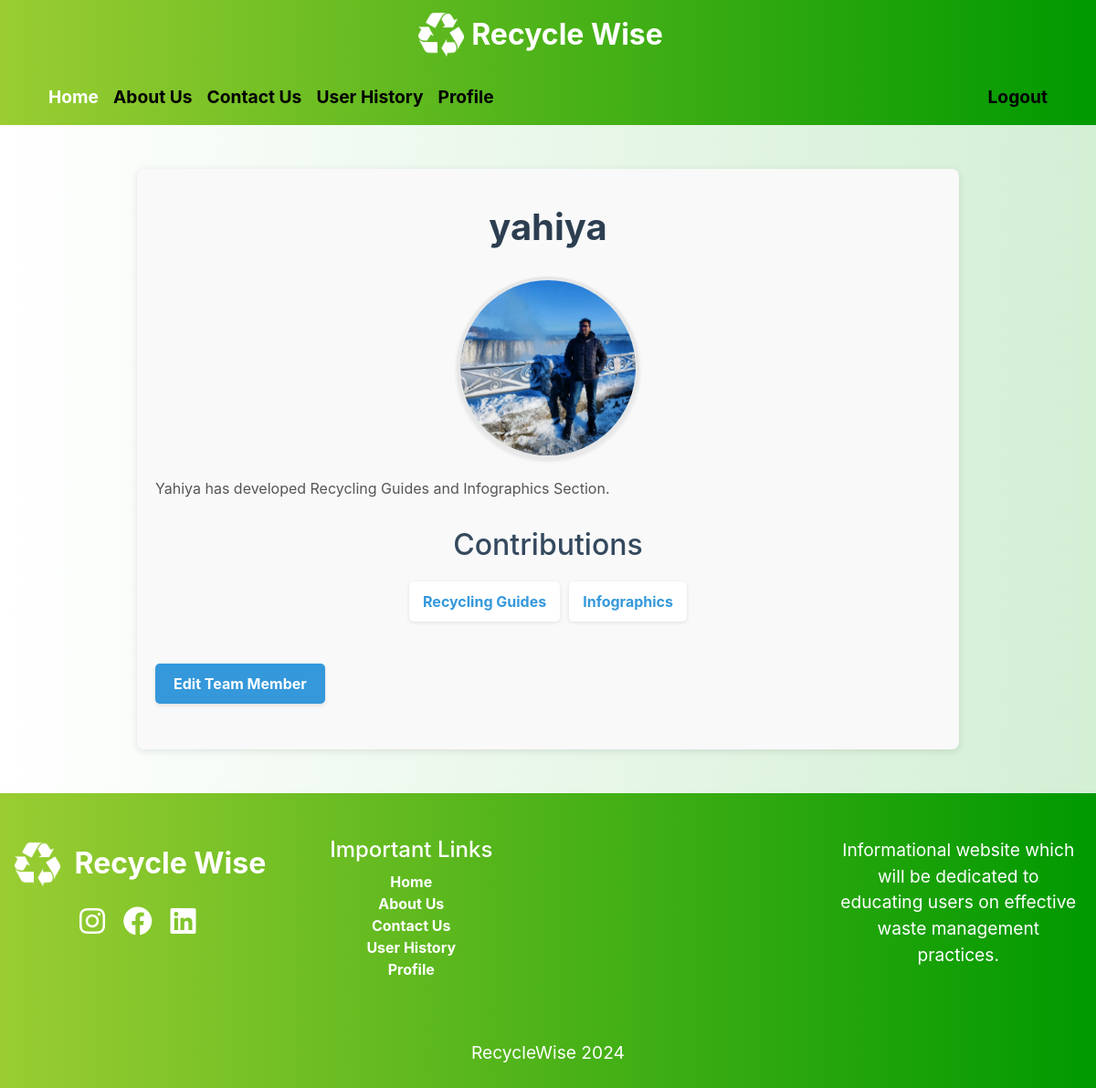
The page /aboutus/team/6/ (signed in) on the database its author committed.
### aboutus/models.py (models this page shows, shortened)
class TeamMember(models.Model):
    user = models.OneToOneField(User, on_delete=models.CASCADE)
    bio = models.TextField()
    image = models.ImageField(upload_to='team_members/', blank=True, null=True)  # New field
    sections = models.ManyToManyField(Section, related_name='team_members')

class Section(models.Model):
    name = models.CharField(max_length=100)
    description = models.TextField()

### aboutus/views.py (the view)
# urls.py: path('team/<int:pk>/', views.team_member_detail, name='team_member_detail'),
@login_required
def team_member_detail(request, pk):
    member = get_object_or_404(TeamMember, pk=pk)
    return render(request, 'aboutus/team_member_detail.html', {'member': member})

### templates/aboutus/team_member_detail.html
{% extends 'base.html' %}
{% block content %}
    {% load static %}
    <link rel="stylesheet" href="{% static 'css/team_member_detail.css' %}">
    <div class="container-fluid py-5">
    <div class="team-member-detail">
        <h1 class="page-title wow animate__animated animate__slideInUp" data-wow-duration="1s">{{ member.user.username }}</h1>
        <div class="profile-picture-container">
            {% if member.image %}
            <img src="{{ member.image.url }}" alt="{{ member.user.username }}'s profile picture" class="profile-picture wow animate__animated animate__zoomIn" data-wow-duration="1s" width="200" height="200"/>
            {% else %}
            <img src="{% static 'default-profile.png' %}" alt="Default profile picture" class="profile-picture" width="200" height="200"/>
            {% endif %}
        </div>
        <p class="member-bio wow animate__animated animate__slideInUp" data-wow-duration="1s">{{ member.bio }}</p>
        <h2>Contributions</h2>
        <ul class="contributions-list">
            {% for section in member.sections.all %}
            <li><a href="{% url 'section_detail' section.pk %}">{{ section.name }}</a></li>
            {% endfor %}
        </ul>
        <a href="{% url 'edit_team_member' member.pk %}" class="edit-link wow animate__animated animate__zoomIn" data-wow-duration="2s">Edit Team Member</a>
    </div>
    </div>
{% endblock %}

### static/css/base.css (style rules this page uses)
h1 { color: #000; font-size: 2.5em; }
p { color: #000; font-size: 1.2em; }
.wow { visibility: hidden; }

### static/css/team_member_detail.css (style rules this page uses)
.page-title { font-size: 2.5rem; color: #2c3e50; text-align: center; margin-bottom: 30px; font-weight: bold; margin-top: 20px; }
.team-member-detail { max-width: 900px; margin: 0 auto; padding: 20px; background-color: #f9f9f9; border-radius: 8px; box-shadow: 0 2px 8px rgba(0, 0, 0, 0.1); overflow: hidden; }
.profile-picture-container { display: flex; justify-content: center; margin-bottom: 20px; }
.profile-picture { width: 200px; height: 200px; border-radius: 50%; border: 4px solid #e7e7e7; box-shadow: 0 2px 4px rgba(0, 0, 0, 0.1); transition: transform 0.3s ease; }
.member-bio { font-size: 1rem; color: #555; line-height: 1.6; margin: 0 0 20px; text-align: justify; }
h2 { font-size: 2rem; color: #34495e; margin-top: 30px; text-align: center; }
.contributions-list { list-style-type: none; padding: 0; display: flex; flex-wrap: wrap; justify-content: center; gap: 10px; margin-top: 20px; }
.contributions-list li { background-color: #ffffff; border-radius: 5px; box-shadow: 0 1px 4px rgba(0, 0, 0, 0.1); transition: transform 0.3s ease, box-shadow 0.3s ease; }
.contributions-list a { display: block; padding: 10px 15px; color: #3498db; text-decoration: none; font-weight: bold; text-align: center; }
.edit-link { display: inline-block; margin: 30px auto; padding: 10px 20px; background-color: #3498db; color: #fff; border-radius: 5px; text-align: center; text-decoration: none; font-weight: bold; transition: background-color 0.3s ease, transform 0.3s ease; box-shadow: 0 2px 4px rgba(0, 0, 0, 0.1); }
.team-member-detail { animation: fadeIn 0.5s ease-out; }

### rows shown on the page
TeamMember: user.username "yahiya", image (picture), bio "Yahiya has developed Recycling Guides and Infographics Section."
Section: name "Recycling Guides"
Section: name "Infographics"
